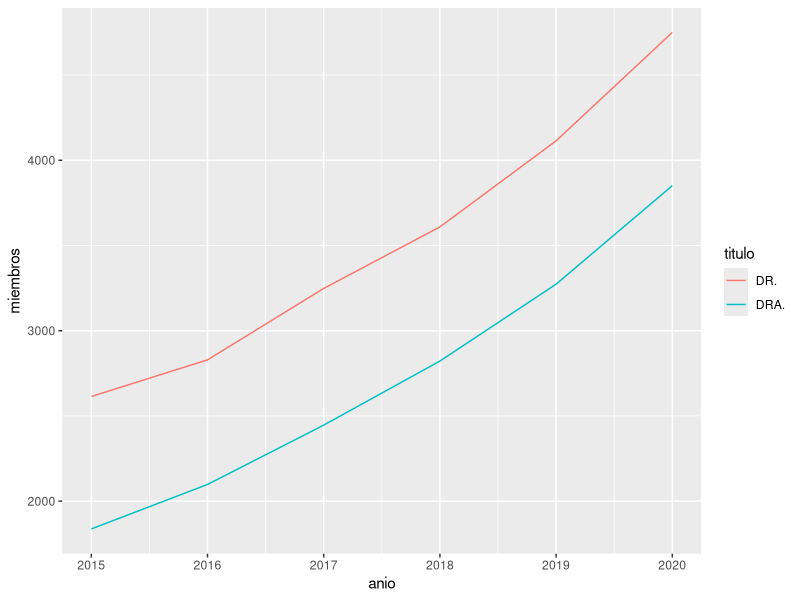
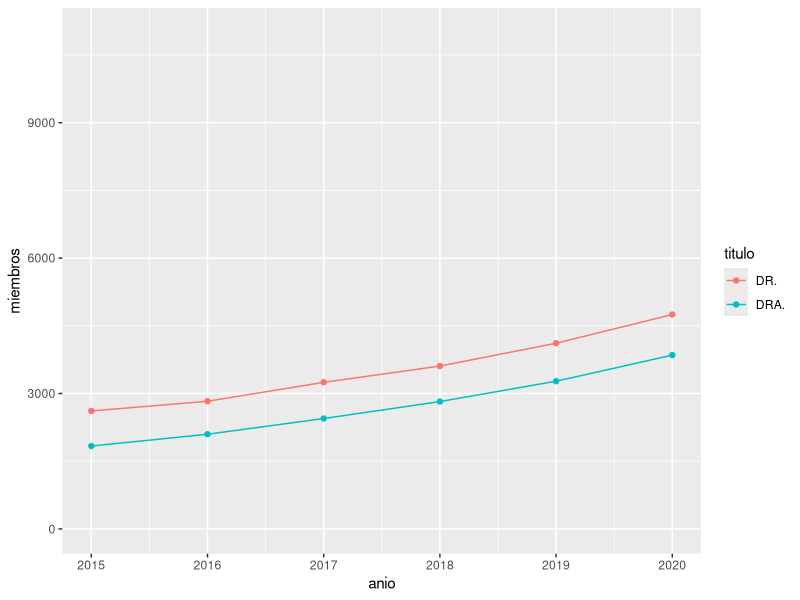
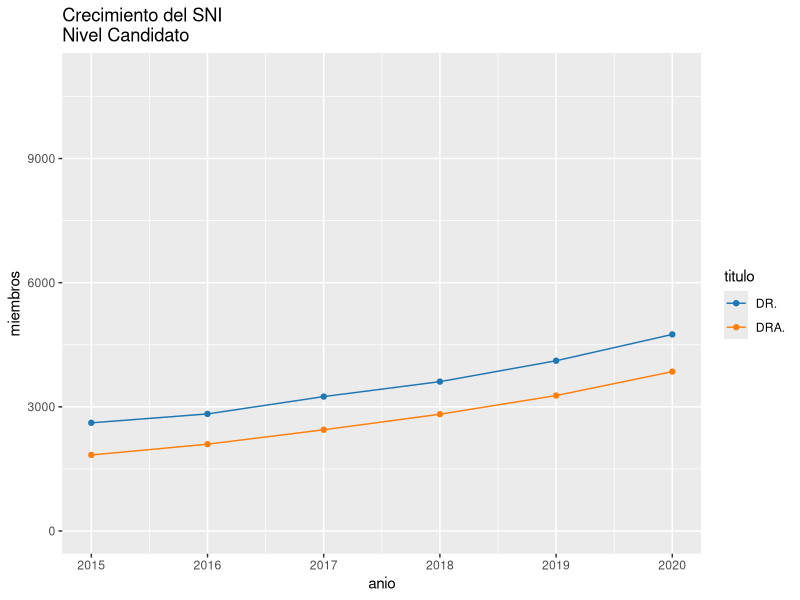
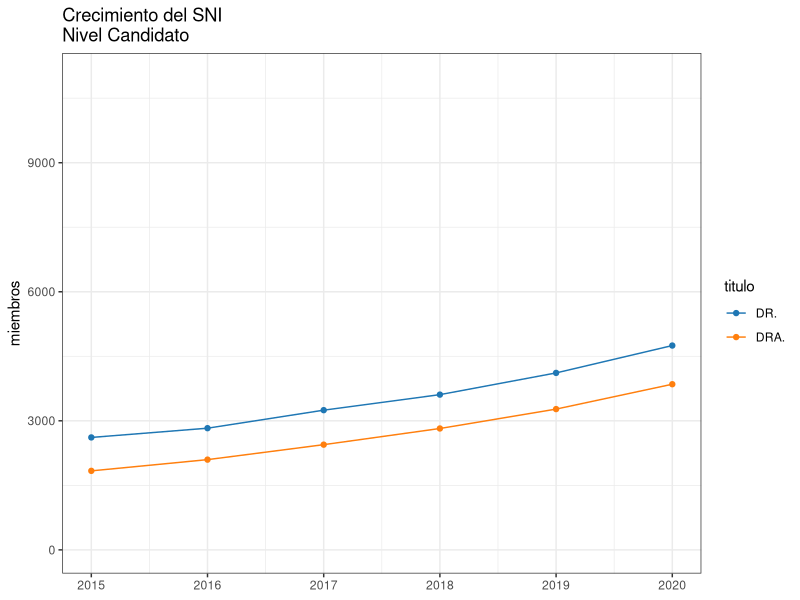
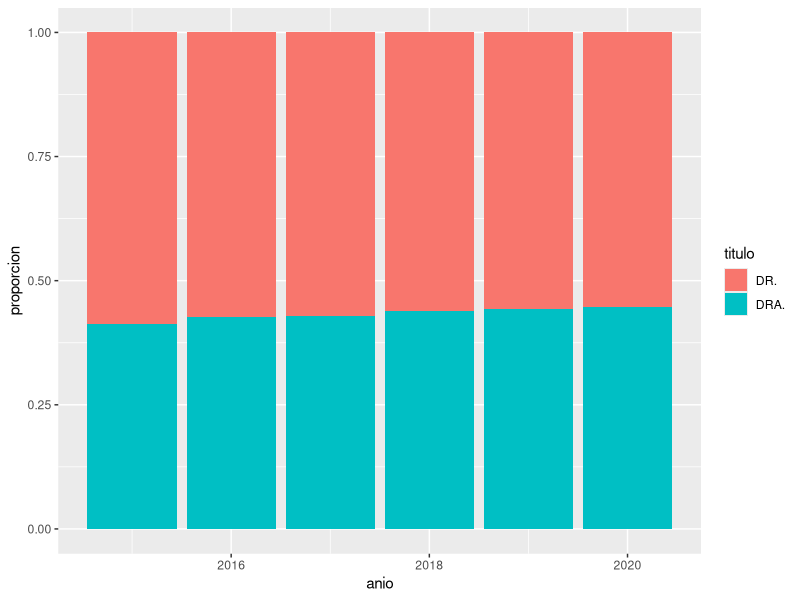
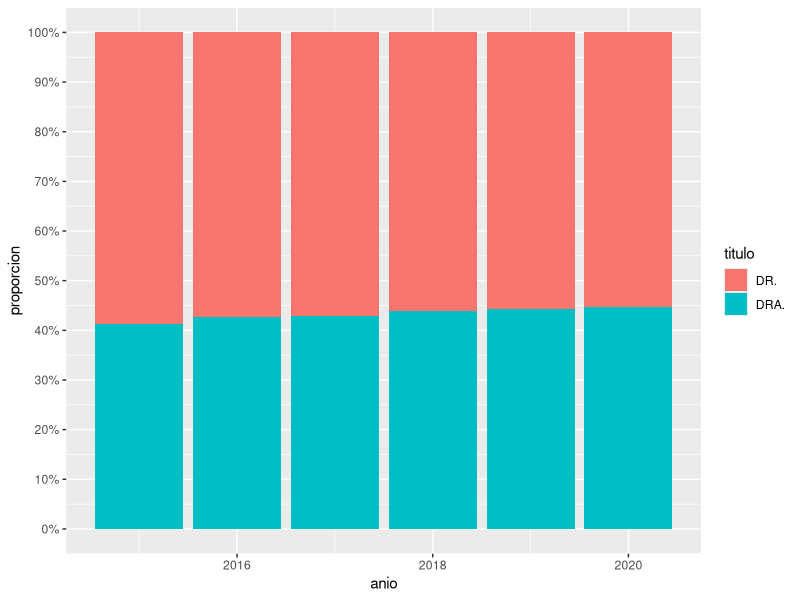
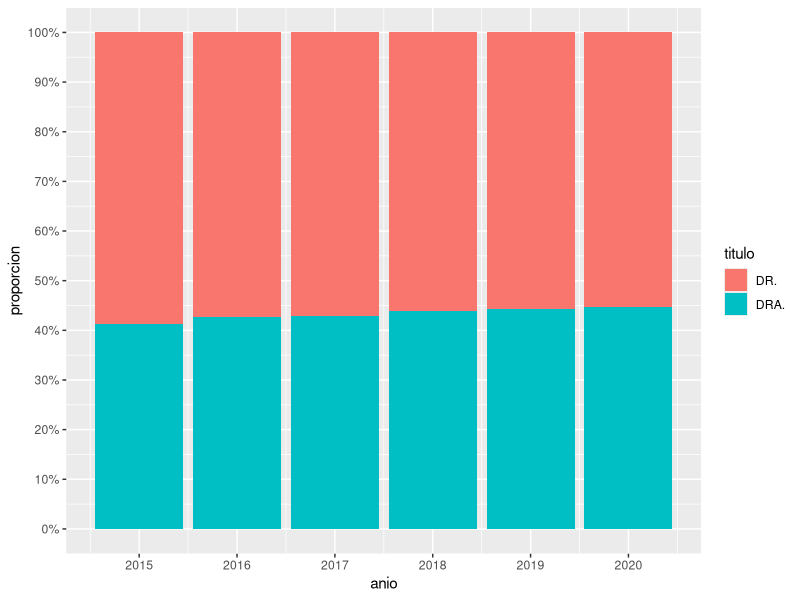
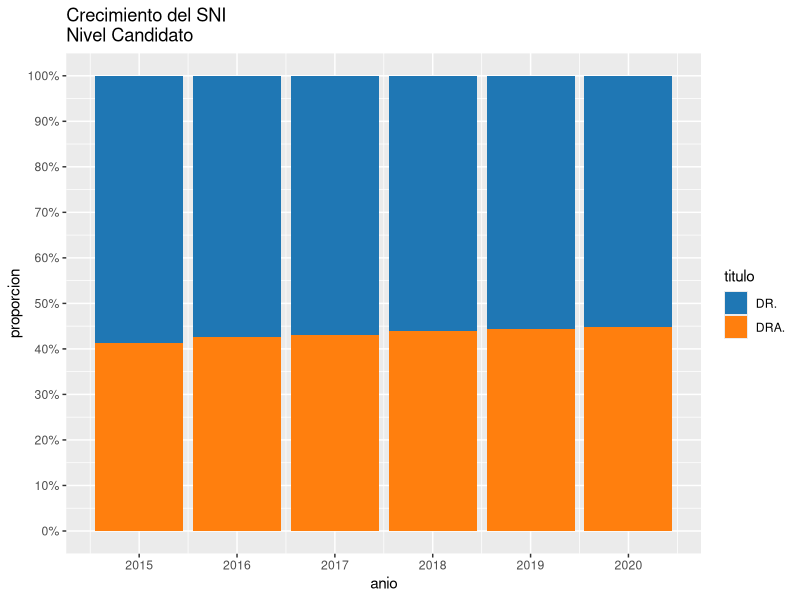

Write the R code that produced these figures, in order.
#Script para graficar el crecimiento del SNI por anio
#BioFreelancer
# Cargar librerias necesarias
library("dplyr")  #Para el data handling
library("ggplot2") #Para graficar
library("cowplot") #Mejorar graficas
library("ggsci") #Paquete de colores
library("scales") #Escalas


# Leer los datos
sni.df <- read.table(file = "resumen_sni_por_sexo_nivel_anio.csv",
                     header = T, sep = ",", stringsAsFactors = F)


# Creamos el grafico de lineas base

lineas_1.p <- sni.df %>% filter( nivel_de_investigador == "Candidato" ) %>%
  ggplot( mapping = aes( x = anio, 
                         y = miembros, 
                         color = titulo ) ) +
  geom_line()

# visualizamos
lineas_1.p


# Agregamos una capa de puntos, y ajustamos la escala Y de 0 a 11mil
lineas_2.p <- lineas_1.p +
  geom_point() +
  scale_y_continuous( limits = c(0, 11000) )

#visualizamos
lineas_2.p

# Usamos colores con mejor contraste, y agregamos titulo dinamico al plot
# usaremos la paleta d3 del paquete ggsci
lineas_3.p <- lineas_2.p +
    scale_color_d3() +
    ggtitle( paste0("Crecimiento del SNI \nNivel ", "Candidato") )

# visualizamos
lineas_3.p


# Utilizamos el tema cowplot para limpiar el grafico
# y eliminamos el titulo del eje X, usando la capa theme()
lineas_4.p <- lineas_3.p +
    theme_bw() +
    theme( axis.title.x = element_blank() )
  
#visualizamos
lineas_4.p


# Ahora hagamos un plot con la proporcion de Dr / Dra
# Hacer el plot de porcentajes
barras_1.p <- sni.df %>% 
  filter( nivel_de_investigador == "Candidato" ) %>%
  ggplot( aes( fill = titulo, y = proporcion, x = anio ) ) + 
  geom_bar( position = "stack", stat = "identity" ) # Especificamos que queremos las barra encimadas "stacked"
    # y que no queremos ninguna transformacion stadistica: stat = "identity"

#Visualizamos
barras_1.p


# Convertimos el eje Y a porcentajes (inicialmente es fraccion)
barras_2.p <- barras_1.p +
    scale_y_continuous( 
      breaks = seq(from = 0, to = 1, by = 0.1), # Podemos indicar cada cuanto queremos las marcas en el eje Y
      label = percent )  # percent es una transformacion del paquete "scales"

#Visualizamos
barras_2.p


# Ajustemos el eje X para que muestre todos los anios de 2015 a 2020
barras_3.p <- barras_2.p +
  scale_x_continuous( breaks = 2015:2020)

#Visualizamos
barras_3.p


# Usamos colores con mejor contraste para el FILL, y agregamos titulo dinamico al plot
# usaremos la paleta d3 del paquete ggsci
barras_4.p <- barras_3.p +
  scale_fill_d3() +
  ggtitle( paste0("Crecimiento del SNI \nNivel ", 
                  "Candidato") )

#Visualizamos
barras_4.p


#Utilizamos el tema cowplot para limpiar el grafico
# y eliminamos el titulo del eje X, usando la capa theme()
barras_5.p <- barras_4.p +
  theme_bw() +
  theme( axis.title.x = element_blank() )

#Visualizamos
barras_5.p


# Ahora si metemos ambos plots finales en un grid vertical ----
plot_grid( lineas_4.p, barras_5.p, ncol = 1 )


# Hagamoslo todo en una funcion!
graficadora.f <- function(la_data, el_nivel) {

  # generamos el plot de lineas  
  las_lineas.p <- la_data %>% filter( nivel_de_investigador == el_nivel ) %>%
    ggplot( mapping = aes( x = anio, y = miembros, color = titulo ) ) +
    geom_line() +
    geom_point() +
    scale_y_continuous( limits = c(0, 11000) ) +
    scale_color_d3() +
    ggtitle( paste0("Crecimiento del SNI \nNivel ", el_nivel) ) +
    theme_bw() +
    theme( axis.title.x = element_blank() )
  
  # generamos el plot de barras  
  las_barras.p <- la_data %>% filter( nivel_de_investigador == el_nivel ) %>%
    ggplot( aes( fill = titulo, y = proporcion, x = anio ) ) + 
    geom_bar( position = "stack", stat = "identity" ) +
    scale_y_continuous( breaks = seq(from = 0, to = 1, by = 0.1),
                        label = percent ) +
    scale_x_continuous( breaks = 2015:2020) +
    scale_fill_d3() +
    ggtitle( paste0("Crecimiento del SNI \nNivel ", el_nivel) ) +
    theme_bw() +
    theme( axis.title.x = element_blank() )

  #Juntamos los plots en una rejilla de columna
  plot_grid( las_lineas.p, las_barras.p, ncol = 1)
}


# probamos la funcion
graficadora.f( la_data = sni.df, el_nivel = "Candidato" )


# Generamos los 4 plots, 1 por cada nivel para comparacion
# Usemosla para generar graficos para cada nivel
candidato.p <- graficadora.f( la_data = sni.df, el_nivel = "Candidato" )

uno.p <- graficadora.f( la_data = sni.df, el_nivel = "1" )

dos.p <- graficadora.f( la_data = sni.df, el_nivel = "2" )

tres.p <- graficadora.f( la_data = sni.df, el_nivel = "3" )

# Juntamos todo en una rejilla
final.p <- plot_grid( candidato.p, uno.p, dos.p, tres.p, nrow = 1)

#visualizamos
final.p


#guardamos en png
ggsave( filename = "crecimiento_sni.png",
        plot = final.p,
        device = "png",
        height = 7, width = 14,
        units = "in")
